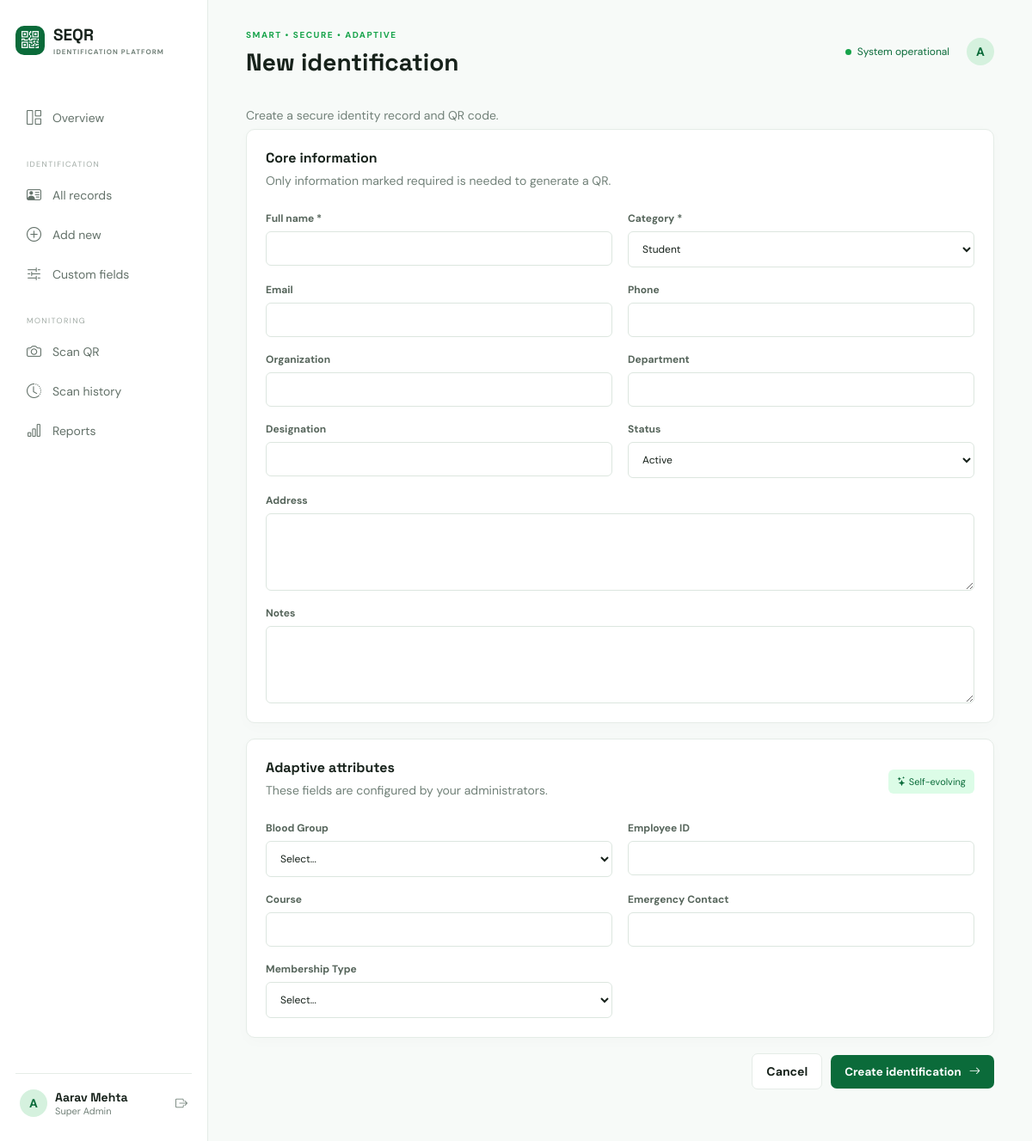
The app's page /identifications/new (signed in) with its own data.
### app/models.py (models this page shows, shortened)
class User(UserMixin, db.Model):
    id = db.Column(db.Integer, primary_key=True)
    name = db.Column(db.String(120), nullable=False)
    username = db.Column(db.String(80), unique=True, nullable=False)
    email = db.Column(db.String(160), unique=True, nullable=False)
    password_hash = db.Column(db.String(255), nullable=False)
    role = db.Column(db.String(30), default='Operator')
    status = db.Column(db.String(20), default='Active')
    created_at = db.Column(db.DateTime, default=utcnow)
    last_login = db.Column(db.DateTime)

class CustomField(db.Model):
    id = db.Column(db.Integer, primary_key=True)
    name = db.Column(db.String(80), unique=True, nullable=False); label = db.Column(db.String(120), nullable=False)
    field_type = db.Column(db.String(20), default='text'); options = db.Column(db.Text); required = db.Column(db.Boolean, default=False); active = db.Column(db.Boolean, default=True); created_at = db.Column(db.DateTime, default=utcnow)

### app/__init__.py (the view, shortened to what this page needs)
    @app.route('/identifications/new', methods=['GET','POST'])
    @login_required
    def identification_new():
        fields=CustomField.query.filter_by(active=True).all()
        return render_template('form.html', fields=fields, record=None)

### app/templates/form.html
{% extends 'base.html' %}{% block heading %}{{ 'Edit identification' if record else 'New identification' }}{% endblock %}{% block content %}<div class="intro-row"><p class="muted">{{ 'Update the verified profile details.' if record else 'Create a secure identity record and QR code.' }}</p></div><form method="post" class="form-panel"><section class="panel"><div class="panel-head"><div><h3>Core information</h3><p class="muted">Only information marked required is needed to generate a QR.</p></div></div><div class="form-grid"><label>Full name *<input name="name" required value="{{ record.name if record else '' }}"></label><label>Category *<select name="category">{% for c in ['Student','Employee','Customer','Product','Visitor','Member','Other'] %}<option {{ 'selected' if record and record.category==c }}>{{ c }}</option>{% endfor %}</select></label><label>Email<input type="email" name="email" value="{{ record.email if record else '' }}"></label><label>Phone<input name="phone" value="{{ record.phone if record else '' }}"></label><label>Organization<input name="organization" value="{{ record.organization if record else '' }}"></label><label>Department<input name="department" value="{{ record.department if record else '' }}"></label><label>Designation<input name="designation" value="{{ record.designation if record else '' }}"></label><label>Status<select name="status">{% for s in ['Active','Inactive','Revoked'] %}<option {{ 'selected' if record and record.status==s }}>{{ s }}</option>{% endfor %}</select></label><label class="wide">Address<textarea name="address">{{ record.address if record else '' }}</textarea></label><label class="wide">Notes<textarea name="notes">{{ record.notes if record else '' }}</textarea></label></div></section>{% if fields %}<section class="panel"><div class="panel-head"><div><h3>Adaptive attributes</h3><p class="muted">These fields are configured by your administrators.</p></div><span class="pill green-pill"><i class="bi bi-stars"></i> Self-evolving</span></div><div class="form-grid">{% for f in fields %}{% set existing=record.custom_values|selectattr('custom_field_id','equalto',f.id)|first if record else none %}<label>{{ f.label }}{% if f.required %} *{% endif %}{% if f.field_type=='textarea' %}<textarea name="custom_{{ f.id }}">{{ existing.value if existing else '' }}</textarea>{% elif f.field_type=='dropdown' %}<select name="custom_{{ f.id }}"><option value="">Select...</option>{% for option in (f.options or '').split(',') %}<option {{ 'selected' if existing and existing.value==option }}>{{ option }}</option>{% endfor %}</select>{% else %}<input type="{{ 'email' if f.field_type=='email' else 'date' if f.field_type=='date' else 'text' }}" name="custom_{{ f.id }}" value="{{ existing.value if existing else '' }}">{% endif %}</label>{% endfor %}</div></section>{% endif %}<div class="form-actions"><a href="{{ url_for('identifications') }}" class="btn btn-light">Cancel</a><button class="btn btn-primary">{{ 'Save changes' if record else 'Create identification' }} <i class="bi bi-arrow-right"></i></button></div></form>{% endblock %}

### app/templates/base.html (shortened to what this page needs)
<!doctype html><html lang="en"><head><meta charset="utf-8"><meta name="viewport" content="width=device-width,initial-scale=1"><title>{% block title %}SEQR{% endblock %}</title><link rel="preconnect" href="https://fonts.googleapis.com"><link href="https://fonts.googleapis.com/css2?family=DM+Sans:wght@400;500;700&family=Space+Grotesk:wght@500;600;700&display=swap" rel="stylesheet"><link href="https://cdn.jsdelivr.net/npm/bootstrap-icons@1.11.3/font/bootstrap-icons.css" rel="stylesheet"><link rel="stylesheet" href="{{ url_for('static',filename='css/style.css') }}"></head><body>{% if current_user.is_authenticated %}<aside><div class="brand"><span class="brand-mark"><i class="bi bi-qr-code"></i></span><div>SEQR<small>IDENTIFICATION PLATFORM</small></div></div><nav><a href="{{ url_for('dashboard') }}" class="{{ 'selected' if active_page=='dashboard' }}"><i class="bi bi-grid-1x2"></i>Overview</a><p>IDENTIFICATION</p><a href="{{ url_for('identifications') }}"><i class="bi bi-person-vcard"></i>All records</a><a href="{{ url_for('identification_new') }}"><i class="bi bi-plus-circle"></i>Add new</a><a href="{{ url_for('fields') }}"><i class="bi bi-sliders2"></i>Custom fields</a><p>MONITORING</p><a href="{{ url_for('scanner') }}"><i class="bi bi-camera"></i>Scan QR</a><a href="{{ url_for('scans') }}"><i class="bi bi-clock-history"></i>Scan history</a><a href="{{ url_for('reports') }}"><i class="bi bi-bar-chart"></i>Reports</a></nav><div class="side-foot"><div class="avatar">{{ current_user.name[0] }}</div><div><strong>{{ current_user.name }}</strong><small>{{ current_user.role }}</small></div><a href="{{ url_for('logout') }}" title="Logout"><i class="bi bi-box-arrow-right"></i></a></div></aside><main><header><button class="mobile-menu" onclick="document.body.classList.toggle('menu-open')"></button><div><span class="eyebrow">SMART • SECURE • ADAPTIVE</span><h1>{% block heading %}Overview{% endblock %}</h1></div><div class="header-actions"><span class="status-dot">System operational</span><div class="avatar">{{ current_user.name[0] }}</div></div></header>{% with messages=get_flashed_messages(with_categories=true) %}{% for category,message in messages %}<div class="toast {{ category }}">{{ message }}</div>{% endfor %}{% endwith %}{% block content %}{% endblock %}</main>{% else %}{% block auth_content %}{% endblock %}{% endif %}<script src="{{ url_for('static',filename='js/app.js') }}"></script></body></html>

### app/static/css/style.css (style rules this page uses)
:root { --ink:#17221b;--muted:#718078;--green:#0b6b3a;--lime:#16a34a;--pale:#dcfce7;--bg:#f7faf8;--line:#e5ece7;--amber:#c27a13;--violet:#7657a8 }
* { box-sizing:border-box }
body { margin:0;background:var(--bg);color:var(--ink);font:14px 'DM Sans',sans-serif }
h1,h2,h3,strong,.brand { font-family:'Space Grotesk',sans-serif }
h1 { font-size:28px;margin:6px 0 0;letter-spacing:0 }
h3 { margin:0;font-size:16px }
.muted { color:var(--muted);margin:7px 0 }
.eyebrow { font:700 10px 'DM Sans';letter-spacing:1.5px;color:var(--lime) }
aside { position:fixed;inset:0 auto 0 0;width:242px;padding:28px 18px;background:#fff;border-right:1px solid var(--line);display:flex;flex-direction:column;z-index:5 }
.brand { display:flex;gap:10px;align-items:center;font-size:19px;font-weight:700 }
.brand small { display:block;font:700 8px 'DM Sans';letter-spacing:1px;color:var(--muted);margin-top:2px }
.brand-mark { background:var(--green);color:white;border-radius:10px;width:34px;height:34px;display:grid;place-items:center;font-size:20px }
nav { margin-top:48px }
nav p { font-size:9px;letter-spacing:1.4px;color:#a0aaa4;margin:26px 13px 8px }
nav a { display:flex;align-items:center;gap:13px;color:#637169;text-decoration:none;padding:11px 13px;border-radius:8px;margin:2px 0 }
nav i { font-size:17px }
.side-foot { margin-top:auto;border-top:1px solid var(--line);padding:18px 5px 0;display:flex;align-items:center;gap:9px }
.side-foot small,.activity small,td small { display:block;color:var(--muted);font-size:11px }
.side-foot>a { margin-left:auto;color:var(--muted) }
.avatar { width:32px;height:32px;border-radius:50%;display:grid;place-items:center;background:#d5f1de;color:var(--green);font-weight:bold }
main { margin-left:242px;padding:30px 44px 60px;max-width:1500px }
header { display:flex;justify-content:space-between;align-items:center;margin-bottom:28px }
.header-actions { display:flex;align-items:center;gap:20px }
.status-dot { color:var(--green);font-size:12px }
.status-dot:before { content:'';display:inline-block;width:7px;height:7px;background:var(--lime);border-radius:50%;margin-right:7px }
.intro-row,.panel-head,.form-actions { display:flex;justify-content:space-between;align-items:center }
.btn { border:0;border-radius:7px;padding:11px 16px;text-decoration:none;display:inline-flex;align-items:center;gap:9px;font-weight:700;font-family:inherit;cursor:pointer }
.btn-primary { background:var(--green);color:#fff }
.btn-light { background:white;color:var(--ink);border:1px solid var(--line) }
.stat,.panel { background:#fff;border:1px solid var(--line);border-radius:10px;box-shadow:0 4px 18px #123d1b05 }
.panel { padding:22px }
.pill { border:1px solid var(--line);padding:7px 10px;border-radius:6px;color:var(--muted);font-size:11px }
.green-pill { background:var(--pale);color:var(--green);border:0 }
input,select,textarea { display:block;width:100%;border:1px solid #dce6df;border-radius:6px;padding:11px 12px;background:#fff;color:var(--ink);font:inherit;outline:none }
label { font-size:12px;font-weight:700;color:#56655b }
label input,label select,label textarea { margin-top:7px;font-weight:400 }
textarea { min-height:90px;resize:vertical }
.form-panel { display:grid;gap:18px }
.form-grid { display:grid;grid-template-columns:1fr 1fr;gap:18px;margin-top:20px }
.wide { grid-column:1/-1 }
.form-actions { justify-content:flex-end;gap:10px }

### records on screen
User: name "A", name "Aarav Mehta", role "Super Admin"
CustomField: label "Blood Group"
CustomField: label "Employee ID"
CustomField: label "Course"
CustomField: label "Emergency Contact"
CustomField: label "Membership Type"

### other values on screen
{{ 'Edit identification' if record else 'New identification' }} "New identification"
{{ 'Save changes' if record else 'Create identification' }} "Create identification"
form field category "Student"
form field status "Active"
